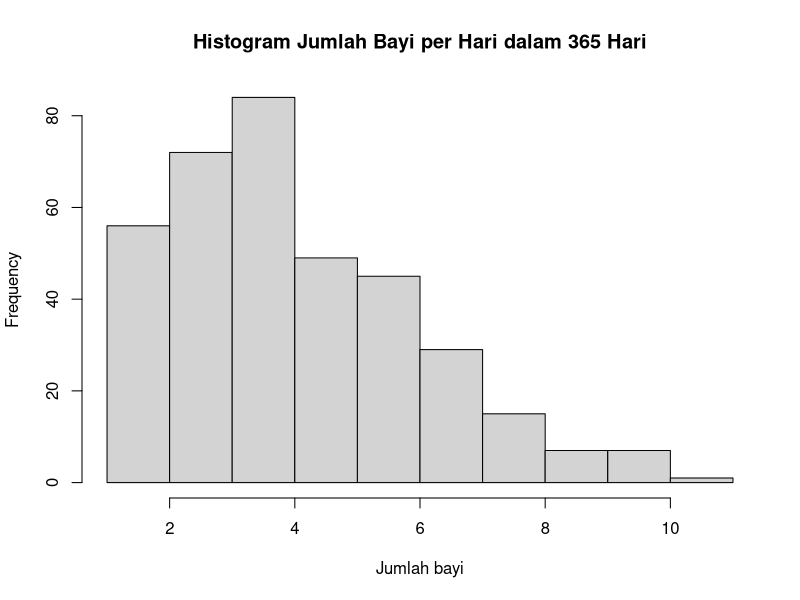

Write the R code that produced this figure.
# No3 X~P(lambda)
lambda = 4.5
x = 6

# 3a
dpois(x, lambda)
# [1] 0.1281201

# 3b
set.seed(0)
n = 365
data = rpois(n, lambda)
hist(data, main = "Histogram Jumlah Bayi per Hari dalam 365 Hari",
     xlab = "Jumlah bayi")

mean(data == 6)
# [1] 0.1232877

# 3c
E = abs(0.1232877-0.1281201)/0.1281201
# Hasil simulasi tidak berbeda jauh dari ekspektasi.
# Namun hasil dari poin b menggunakan fungsi random
# sehingga tidak stabil dan dapat dipengaruhi oleh n
